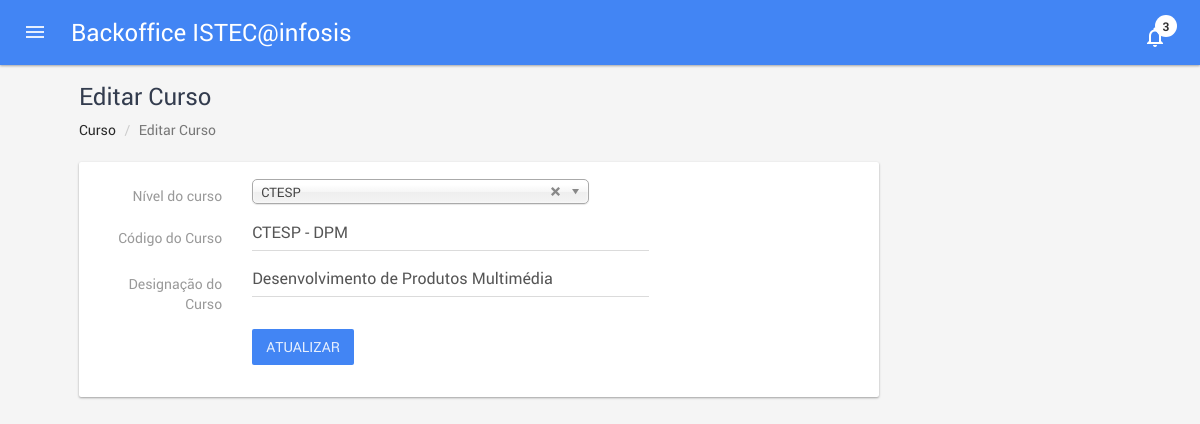
Screenshot of /degree_edit.php?id=1 (signed in) with the database file from the repository.
### tables this page shows
CREATE TABLE IF NOT EXISTS `tDegreeLevels` (
  `id_degree_level` int(11) NOT NULL,
  `designation` varchar(100) NOT NULL,
  `semesters` int(11) NOT NULL
);

CREATE TABLE IF NOT EXISTS `tDegrees` (
  `id_degree` int(11) NOT NULL COMMENT 'id do curso',
  `code` varchar(12) NOT NULL COMMENT 'código do curso',
  `fullName` varchar(140) NOT NULL COMMENT 'designação completa do curso',
  `id_degree_level` int(11) NOT NULL
);

### classes/degree.class.php (called while the page is built, shortened)
<?php
class degree {
  public function fetch($id) {
    try {
      $db = new database();
      $con = $db->getCon();
      $sql = '
        SELECT tDegrees.id_degree_level, tDegrees.code,
          tDegrees.fullName, tDegreeLevels.semesters
        FROM tDegrees, tDegreeLevels
        WHERE tDegrees.id_degree_level = tDegreeLevels.id_degree_level
          AND tDegrees.id_degree = :i';
      $data = $con->prepare($sql);
      $data->bindvalue(':i', $id);
      $data->execute();
      $degree = $data->fetch();
      return $degree;
    }
    catch (PDOException $e) {
      echo("Erro de ligação:" . $e);
      exit();
      return false;
    }
  }
 	public function levels() {
    try {
    	$db = new database();
    	$con = $db->getCon();
    	$sql = '
        SELECT id_degree_level, designation, semesters
        FROM tDegreeLevels
        ORDER BY id_degree_level';
    	$data = $con->prepare($sql);
    	$data->execute();
    	$levels = $data->fetchAll();
    	return $levels;
    }
    catch (PDOException $e) {
      echo("Erro de ligação:" . $e);
      exit();
      return false;
    }
  }
}
?>

### degree_edit.php (the view, shortened to what this page needs)
<?php
  require_once 'classes/degree.class.php';
  $d = new degree();
  $degree = $d->fetch($_GET['id']);
?>
<!DOCTYPE html>
<html lang="pt-pt">
  <head>
  </head>
  <body id="UpdateDegree">
    <div id="content" class="pmd-content inner-page">
      <div class="container-fluid full-width-container">
        <h1 class="section-title" id="services">
          <span>Editar Curso</span>
        </h1>
        <ol class="breadcrumb text-left">
          <li><a href="index.html">Curso</a></li>
          <li class="active">Editar Curso</li>
        </ol>
        <div class="page-content profile-edit section-custom">
          <div class="pmd-card pmd-z-depth">
            <div class="pmd-card-body">
              <form class="form-chosen form-horizontal" method="post">
                <div class="row">
                  <div class="col-lg-9 custom-col-9">
                    <div class="form-group prousername pmd-textfield">
                      <label for="id_degree_level" class="control-label col-sm-3">Nível do curso</label>
                      <div class="col-sm-9">
                        <select id="id_degree_level" name="id_degree_level" class="form-control chosen" data-placeholder="Escolha um nível de curso..">
                          <?php
                            $l = $d->levels();
                            foreach ($l as $key => $value) {
                          ?>
                          <option value="<?= $value['id_degree_level']; ?>" <?= ($value['id_degree_level'] == $degree['id_degree_level']) ? 'selected="true"' : ''?>><?= $value['designation'] ?></option>
                          <?php } ?>
                        </select>
                      </div>
                    </div>
                    <div class="form-group pmd-textfield">
                      <label class="col-sm-3 control-label" for="code">Código do Curso</label>
                      <div class="col-sm-9">
                        <input type="text" id="code" name="code" class="form-control empty" placeholder="" value="<?= $degree['code'] ?>" required>
                      </div>
                    </div>
                    <div class="form-group pmd-textfield">
                      <label class="col-sm-3 control-label" for="fullName">Designação do Curso</label>
                      <div class="col-sm-9">
                        <input type="text" class="form-control empty" value="<?= $degree['fullName'] ?>" id="fullName" name="fullName" placeholder="" required>
                      </div>
                    </div>
                    <div class="form-group btns margin-bot-30">
                      <div class="col-sm-9 col-sm-offset-3">
                        <button type="submit" class="btn btn-primary pmd-ripple-effect">Atualizar</button>
                      </div>
                    </div>
                  </div>
                </div>
              </form>
            </div>
          </div>
        </div>
      </div>
    </div>
  </body>
</html>

### rows the page displays
tdegreelevels: designation "CTESP"
tdegrees: code "CTESP - DPM", fullName "Desenvolvimento de Produtos Multimédia"

### other values shown
$GLOBALS['appname'] "ISTEC@infosis"
